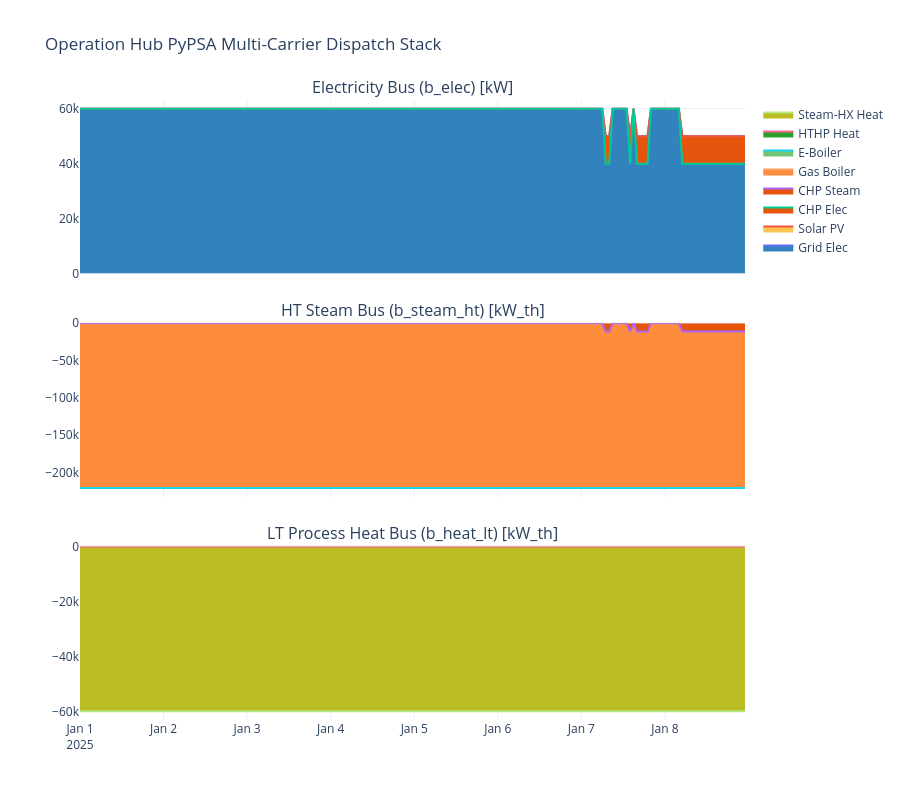

The notebook cell this image was saved under:
### Code cell
# Solve Operation Hub PyPSA Model
meta_op = hes_op.solve()

print("\n--- OPERATION HUB OPTIMIZATION SUMMARY ---")
display(pd.DataFrame([meta_op]))

# Render Interactive PyPSA Multi-Carrier Dispatch Stack
fig_op_dispatch = plot_dispatch_stacks_interactive(meta_op, title="Operation Hub PyPSA Multi-Carrier Dispatch Stack")
fig_op_dispatch.show()

### Figure 1 — Plotly figure (JSON) as saved in the notebook; plotly's stock layout.template omitted (floating-point values rounded to 4 significant figures; data arrays with more than 128 entries replaced by an {"elided": "..."} marker saying what was removed)
{"data": [{"fillcolor": "#3182bd", "name": "Grid Elec", "stackgroup": "elec", "type": "scatter", "x": {"elided": "192 str values"}, "xaxis": "x", "y": {"elided": "192 float values"}, "yaxis": "y"}, {"fillcolor": "#fec44f", "name": "Solar PV", "stackgroup": "elec", "type": "scatter", "x": {"elided": "192 str values"}, "xaxis": "x", "y": {"elided": "192 float values"}, "yaxis": "y"}, {"fillcolor": "#e6550d", "name": "CHP Elec", "stackgroup": "elec", "type": "scatter", "x": {"elided": "192 str values"}, "xaxis": "x", "y": {"elided": "192 float values"}, "yaxis": "y"}, {"fillcolor": "#e6550d", "name": "CHP Steam", "stackgroup": "steam", "type": "scatter", "x": {"elided": "192 str values"}, "xaxis": "x2", "y": {"elided": "192 float values"}, "yaxis": "y2"}, {"fillcolor": "#fd8d3c", "name": "Gas Boiler", "stackgroup": "steam", "type": "scatter", "x": {"elided": "192 str values"}, "xaxis": "x2", "y": {"elided": "192 float values"}, "yaxis": "y2"}, {"fillcolor": "#74c476", "name": "E-Boiler", "stackgroup": "steam", "type": "scatter", "x": {"elided": "192 str values"}, "xaxis": "x2", "y": {"elided": "192 float values"}, "yaxis": "y2"}, {"fillcolor": "#2ca02c", "name": "HTHP Heat", "stackgroup": "heat", "type": "scatter", "x": {"elided": "192 str values"}, "xaxis": "x3", "y": {"elided": "192 float values"}, "yaxis": "y3"}, {"fillcolor": "#bcbd22", "name": "Steam-HX Heat", "stackgroup": "heat", "type": "scatter", "x": {"elided": "192 str values"}, "xaxis": "x3", "y": {"elided": "192 float values"}, "yaxis": "y3"}], "layout": {"annotations": [{"font": {"size": 16}, "showarrow": false, "text": "Electricity Bus (b_elec) [kW]", "x": 0.5, "xanchor": "center", "xref": "paper", "y": 1, "yanchor": "bottom", "yref": "paper"}, {"font": {"size": 16}, "showarrow": false, "text": "HT Steam Bus (b_steam_ht) [kW_th]", "x": 0.5, "xanchor": "center", "xref": "paper", "y": 0.64, "yanchor": "bottom", "yref": "paper"}, {"font": {"size": 16}, "showarrow": false, "text": "LT Process Heat Bus (b_heat_lt) [kW_th]", "x": 0.5, "xanchor": "center", "xref": "paper", "y": 0.28, "yanchor": "bottom", "yref": "paper"}], "height": 800, "hovermode": "x unified", "title": {"text": "Operation Hub PyPSA Multi-Carrier Dispatch Stack"}, "xaxis": {"anchor": "y", "domain": [0, 1], "matches": "x3", "showticklabels": false}, "xaxis2": {"anchor": "y2", "domain": [0, 1], "matches": "x3", "showticklabels": false}, "xaxis3": {"anchor": "y3", "domain": [0, 1]}, "yaxis": {"anchor": "x", "domain": [0.72, 1]}, "yaxis2": {"anchor": "x2", "domain": [0.36, 0.64]}, "yaxis3": {"anchor": "x3", "domain": [0, 0.28]}}}
